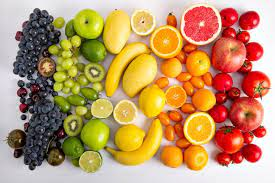
#> input picture week7/image.jpg, 275 x 183 px
$ python change_code.py
#> lines starting #> are read from the running program, lines starting #| are printed output that depends on the picture
import cv2
import numpy as np

fname = input('Enter image file name:')
#> the answer given: image.jpg
src = cv2.imread(fname)
#> src is the input picture: shape (183, 275, 3); mean B, G, R 103.1, 150.3, 190.9
dst = cv2.cvtColor(src, cv2.COLOR_BGR2YCrCb)
#> dst: shape (183, 275, 3); mean of channels 0, 1, 2 157.1, 152.1, 97.6
cv2.imwrite('Y.jpg',dst[:,:,0])
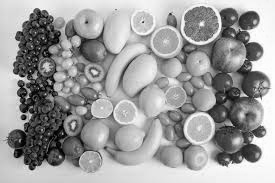
#> saved as Y.jpg: shape (183, 275); min 0, max 255, mean 157.1
cv2.imwrite('Cr.jpg',dst[:,:,1])
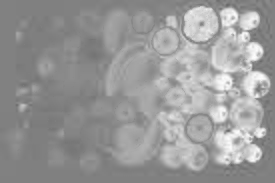
#> saved as Cr.jpg: shape (183, 275); min 102, max 254, mean 152.1
cv2.imwrite('Cb.jpg',dst[:,:,2])
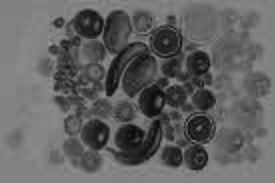
#> saved as Cb.jpg: shape (183, 275); min 10, max 153, mean 97.6
